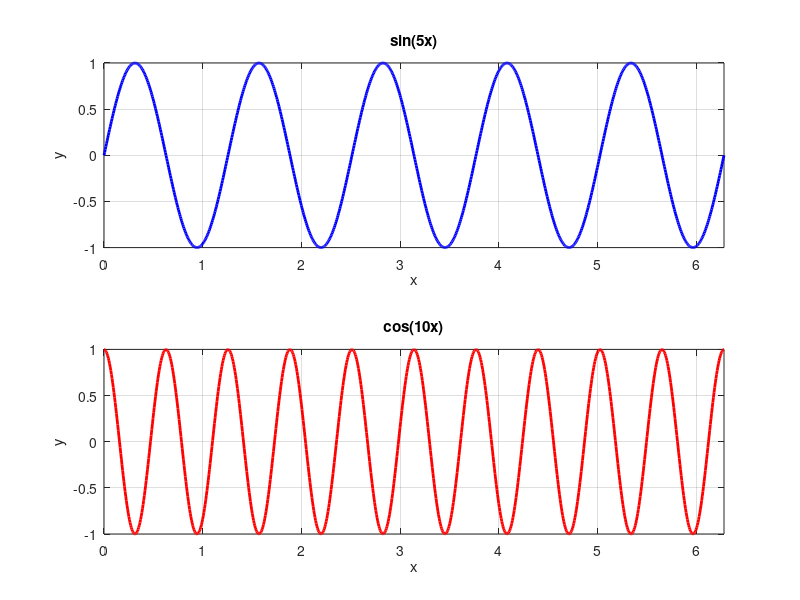

The MATLAB script that drew this image: (Note: this script raises an error after producing the figure.)
%The code below is free to use.
%The code below is part of a project for my university Dit|UOI
%Code by Michail Gouvalaris

% Define the range for x
x = linspace(0, 2*pi, 1000);

% Calculate the functions
y1 = sin(5*x);
y2 = cos(10*x);

% Plot the functions in separate subplots
subplot(2,1,1);
plot(x, y1, 'b-', 'LineWidth', 2);
title('sin(5x)');
xlabel('x');
ylabel('y');
xlim([0, 2*pi]);
ylim([-1, 1]);
grid on;

subplot(2,1,2);
plot(x, y2, 'r-', 'LineWidth', 2);
title('cos(10x)');
xlabel('x');
ylabel('y');
xlim([0, 2*pi]);
ylim([-1, 1]);
grid on;

% Adjust the overall title for the entire figure
sgtitle('Plot of sin(5x) and cos(10x)');
